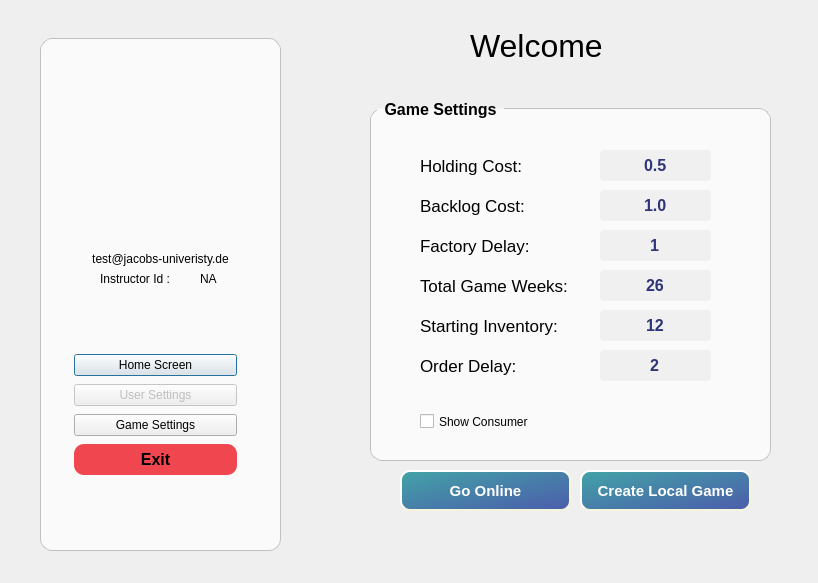
<?xml version="1.0" encoding="UTF-8"?>
<ui version="4.0">
 <class>InstructorWindow</class>
 <widget class="QDialog" name="InstructorWindow">
  <property name="enabled">
   <bool>true</bool>
  </property>
  <property name="geometry">
   <rect>
    <x>0</x>
    <y>0</y>
    <width>818</width>
    <height>583</height>
   </rect>
  </property>
  <property name="windowTitle">
   <string>Instructor</string>
  </property>
  <property name="styleSheet">
   <string notr="true"/>
  </property>
  <widget class="QGroupBox" name="groupBox">
   <property name="geometry">
    <rect>
     <x>40</x>
     <y>30</y>
     <width>241</width>
     <height>521</height>
    </rect>
   </property>
   <property name="styleSheet">
    <string notr="true">QGroupBox {
    font: bold;
	font-size:16px;
    border: 1px solid silver;
    border-radius: 12px;
    margin-top: 8px;
    padding: 15px 5px 10px 5px;
background-color: rgb(250, 250, 250);
}

QGroupBox::title {
    subcontrol-origin: margin;
    left: 7px;
    padding: 0px 5px 0px 5px;
}

QLabel{
	background-color: none;
}</string>
   </property>
   <property name="title">
    <string/>
   </property>
   <widget class="QLabel" name="label_user">
    <property name="geometry">
     <rect>
      <x>30</x>
      <y>40</y>
      <width>181</width>
      <height>161</height>
     </rect>
    </property>
    <property name="text">
     <string/>
    </property>
   </widget>
   <widget class="QLabel" name="label_2">
    <property name="geometry">
     <rect>
      <x>60</x>
      <y>240</y>
      <width>121</width>
      <height>17</height>
     </rect>
    </property>
    <property name="text">
     <string>Instructor Id : </string>
    </property>
   </widget>
   <widget class="QLabel" name="instructor_id">
    <property name="geometry">
     <rect>
      <x>160</x>
      <y>240</y>
      <width>67</width>
      <height>17</height>
     </rect>
    </property>
    <property name="text">
     <string>NA</string>
    </property>
    <property name="alignment">
     <set>Qt::AlignLeading|Qt::AlignLeft|Qt::AlignVCenter</set>
    </property>
   </widget>
   <widget class="QLabel" name="instructor_email">
    <property name="geometry">
     <rect>
      <x>20</x>
      <y>220</y>
      <width>201</width>
      <height>17</height>
     </rect>
    </property>
    <property name="text">
     <string>test@jacobs-univeristy.de</string>
    </property>
    <property name="alignment">
     <set>Qt::AlignCenter</set>
    </property>
   </widget>
   <widget class="QFrame" name="verticalFrame">
    <property name="geometry">
     <rect>
      <x>20</x>
      <y>290</y>
      <width>191</width>
      <height>177</height>
     </rect>
    </property>
    <property name="styleSheet">
     <string notr="true">QFrame{
    font: bold;
	font-size:16px;
    margin-top: 8px;
    padding: 15px 5px 10px 5px;
background-color: rgb(250, 250, 250);
}</string>
    </property>
    <layout class="QVBoxLayout" name="verticalLayout_2">
     <item>
      <widget class="QPushButton" name="home_screen">
       <property name="enabled">
        <bool>true</bool>
       </property>
       <property name="text">
        <string>Home Screen</string>
       </property>
      </widget>
     </item>
     <item>
      <widget class="QPushButton" name="pushButton_3">
       <property name="enabled">
        <bool>false</bool>
       </property>
       <property name="text">
        <string>User Settings</string>
       </property>
      </widget>
     </item>
     <item>
      <widget class="QPushButton" name="pushButton_5">
       <property name="text">
        <string>Game Settings</string>
       </property>
      </widget>
     </item>
     <item>
      <widget class="QPushButton" name="ins_exitbtn">
       <property name="styleSheet">
        <string notr="true">QPushButton {
    background-color: rgb(240,70,80);
    border-style: outset;
    border-radius: 10px;
    font: bold 16px;
    min-width: 5em;
    padding: 6px;
}</string>
       </property>
       <property name="text">
        <string>Exit</string>
       </property>
      </widget>
     </item>
    </layout>
   </widget>
  </widget>
  <widget class="QLabel" name="welcome">
   <property name="geometry">
    <rect>
     <x>470</x>
     <y>30</y>
     <width>141</width>
     <height>31</height>
    </rect>
   </property>
   <property name="font">
    <font>
     <pointsize>24</pointsize>
    </font>
   </property>
   <property name="text">
    <string>Welcome</string>
   </property>
  </widget>
  <widget class="QStackedWidget" name="stackedWidget">
   <property name="geometry">
    <rect>
     <x>310</x>
     <y>80</y>
     <width>491</width>
     <height>471</height>
    </rect>
   </property>
   <widget class="QWidget" name="page">
    <widget class="QGroupBox" name="groupBox_2">
     <property name="geometry">
      <rect>
       <x>60</x>
       <y>20</y>
       <width>401</width>
       <height>361</height>
      </rect>
     </property>
     <property name="font">
      <font>
       <pointsize>-1</pointsize>
       <weight>75</weight>
       <italic>false</italic>
       <bold>true</bold>
      </font>
     </property>
     <property name="styleSheet">
      <string notr="true">QGroupBox {
    font: bold;
	font-size:16px;
    border: 1px solid silver;
    border-radius: 12px;
    margin-top: 8px;
    padding: 15px 5px 10px 5px;
background-color: rgb(250, 250, 250);
}

QGroupBox::title {
    subcontrol-origin: margin;
    left: 7px;
    padding: 0px 5px 0px 5px;
}

QLabel{
	background-color: none;
}

QLineEdit{
    border-width: 5px;
    border-radius: 4px;
	background-color: rgb(240, 240, 240);
	selection-color: white;
	selection-background-color:rgba(76, 92, 171, 255);
    font: bold 16px;
    padding: 2px;
	color: rgba(46, 52, 121, 255);
}</string>
     </property>
     <property name="title">
      <string>Game Settings</string>
     </property>
     <widget class="QLineEdit" name="orderDelayIn">
      <property name="enabled">
       <bool>false</bool>
      </property>
      <property name="geometry">
       <rect>
        <x>230</x>
        <y>250</y>
        <width>111</width>
        <height>31</height>
       </rect>
      </property>
      <property name="text">
       <string>2</string>
      </property>
      <property name="alignment">
       <set>Qt::AlignCenter</set>
      </property>
     </widget>
     <widget class="QLabel" name="label_6">
      <property name="geometry">
       <rect>
        <x>50</x>
        <y>130</y>
        <width>191</width>
        <height>31</height>
       </rect>
      </property>
      <property name="font">
       <font>
        <pointsize>13</pointsize>
       </font>
      </property>
      <property name="text">
       <string>Factory Delay:</string>
      </property>
     </widget>
     <widget class="QLabel" name="label_5">
      <property name="geometry">
       <rect>
        <x>50</x>
        <y>170</y>
        <width>191</width>
        <height>31</height>
       </rect>
      </property>
      <property name="font">
       <font>
        <pointsize>13</pointsize>
       </font>
      </property>
      <property name="text">
       <string>Total Game Weeks:</string>
      </property>
     </widget>
     <widget class="QLabel" name="label_4">
      <property name="geometry">
       <rect>
        <x>50</x>
        <y>250</y>
        <width>191</width>
        <height>31</height>
       </rect>
      </property>
      <property name="font">
       <font>
        <pointsize>13</pointsize>
       </font>
      </property>
      <property name="text">
       <string>Order Delay:</string>
      </property>
     </widget>
     <widget class="QLabel" name="label_7">
      <property name="geometry">
       <rect>
        <x>50</x>
        <y>210</y>
        <width>191</width>
        <height>31</height>
       </rect>
      </property>
      <property name="font">
       <font>
        <pointsize>13</pointsize>
       </font>
      </property>
      <property name="text">
       <string>Starting Inventory:</string>
      </property>
     </widget>
     <widget class="QLabel" name="label_8">
      <property name="geometry">
       <rect>
        <x>50</x>
        <y>50</y>
        <width>191</width>
        <height>31</height>
       </rect>
      </property>
      <property name="font">
       <font>
        <pointsize>13</pointsize>
       </font>
      </property>
      <property name="text">
       <string>Holding Cost:</string>
      </property>
     </widget>
     <widget class="QLabel" name="label_9">
      <property name="geometry">
       <rect>
        <x>50</x>
        <y>90</y>
        <width>191</width>
        <height>31</height>
       </rect>
      </property>
      <property name="font">
       <font>
        <pointsize>13</pointsize>
       </font>
      </property>
      <property name="text">
       <string>Backlog Cost:</string>
      </property>
     </widget>
     <widget class="QLineEdit" name="factoryDelayIn">
      <property name="enabled">
       <bool>false</bool>
      </property>
      <property name="geometry">
       <rect>
        <x>230</x>
        <y>130</y>
        <width>111</width>
        <height>31</height>
       </rect>
      </property>
      <property name="text">
       <string>1</string>
      </property>
      <property name="alignment">
       <set>Qt::AlignCenter</set>
      </property>
     </widget>
     <widget class="QLineEdit" name="backlogCostIn">
      <property name="geometry">
       <rect>
        <x>230</x>
        <y>90</y>
        <width>111</width>
        <height>31</height>
       </rect>
      </property>
      <property name="text">
       <string>1.0</string>
      </property>
      <property name="alignment">
       <set>Qt::AlignCenter</set>
      </property>
     </widget>
     <widget class="QLineEdit" name="startInventoryIn">
      <property name="geometry">
       <rect>
        <x>230</x>
        <y>210</y>
        <width>111</width>
        <height>31</height>
       </rect>
      </property>
      <property name="text">
       <string>12</string>
      </property>
      <property name="alignment">
       <set>Qt::AlignCenter</set>
      </property>
     </widget>
     <widget class="QLineEdit" name="nWeeksIn">
      <property name="geometry">
       <rect>
        <x>230</x>
        <y>170</y>
        <width>111</width>
        <height>31</height>
       </rect>
      </property>
      <property name="text">
       <string>26</string>
      </property>
      <property name="alignment">
       <set>Qt::AlignCenter</set>
      </property>
     </widget>
     <widget class="QLineEdit" name="holdingCostIn">
      <property name="geometry">
       <rect>
        <x>230</x>
        <y>50</y>
        <width>111</width>
        <height>31</height>
       </rect>
      </property>
      <property name="text">
       <string>0.5</string>
      </property>
      <property name="alignment">
       <set>Qt::AlignCenter</set>
      </property>
     </widget>
     <widget class="QCheckBox" name="botCheckBox">
      <property name="geometry">
       <rect>
        <x>50</x>
        <y>310</y>
        <width>141</width>
        <height>23</height>
       </rect>
      </property>
      <property name="styleSheet">
       <string notr="true">QCheckBox{
	background-color:none;
}</string>
      </property>
      <property name="text">
       <string>Show Consumer</string>
      </property>
     </widget>
    </widget>
    <widget class="QPushButton" name="startBtn">
     <property name="geometry">
      <rect>
       <x>270</x>
       <y>390</y>
       <width>171</width>
       <height>41</height>
      </rect>
     </property>
     <property name="styleSheet">
      <string notr="true">QPushButton {
    background-color: rgb(106,208,116);
background-color: qlineargradient(spread:pad, x1:0, y1:0.005, x2:1, y2:1, stop:0 rgba(66, 163, 167, 255), stop:1 rgba(76, 92, 171, 255));
    border-style: outset;
    border-width: 2px;
    border-radius: 10px;
    border-color: beige;
    font: bold 15px;
    min-width: 6em;
    padding: 6px;
	color: white;
}

#startBtn:hover{ 
    background-color: rgb(106,208,116);
background-color: qlineargradient(spread:pad, x1:0, y1:0.005, x2:1, y2:1, stop:0 rgba(76, 92, 171, 255), stop:1 rgba(66, 163, 167, 255));
    border-style: outset;
    border-width: 2px;
    border-radius: 10px;
    border-color: beige;
    font: bold 15px;
    min-width: 10em;
    padding: 6px;
	color: white;}</string>
     </property>
     <property name="text">
      <string>Create Local Game</string>
     </property>
    </widget>
    <widget class="QPushButton" name="go_online">
     <property name="geometry">
      <rect>
       <x>90</x>
       <y>390</y>
       <width>171</width>
       <height>41</height>
      </rect>
     </property>
     <property name="styleSheet">
      <string notr="true">QPushButton {
    background-color: rgb(106,208,116);
background-color: qlineargradient(spread:pad, x1:0, y1:0.005, x2:1, y2:1, stop:0 rgba(66, 163, 167, 255), stop:1 rgba(76, 92, 171, 255));
    border-style: outset;
    border-width: 2px;
    border-radius: 10px;
    border-color: beige;
    font: bold 15px;
    min-width: 6em;
    padding: 6px;
	color: white;
}

#go_online:hover{ 
    background-color: rgb(106,208,116);
background-color: qlineargradient(spread:pad, x1:0, y1:0.005, x2:1, y2:1, stop:0 rgba(76, 92, 171, 255), stop:1 rgba(66, 163, 167, 255));
    border-style: outset;
    border-width: 2px;
    border-radius: 10px;
    border-color: beige;
    font: bold 15px;
    min-width: 10em;
    padding: 6px;
	color: white;}</string>
     </property>
     <property name="text">
      <string>Go Online</string>
     </property>
    </widget>
   </widget>
   <widget class="QWidget" name="page_2">
    <widget class="QGroupBox" name="server_settings">
     <property name="geometry">
      <rect>
       <x>60</x>
       <y>20</y>
       <width>401</width>
       <height>391</height>
      </rect>
     </property>
     <property name="font">
      <font>
       <pointsize>-1</pointsize>
       <weight>75</weight>
       <italic>false</italic>
       <bold>true</bold>
      </font>
     </property>
     <property name="styleSheet">
      <string notr="true">QGroupBox {
    font: bold;
	font-size:16px;
    border: 1px solid silver;
    border-radius: 12px;
    margin-top: 8px;
    padding: 15px 5px 10px 5px;
background-color: rgb(250, 250, 250);
}

QGroupBox::title {
    subcontrol-origin: margin;
    left: 7px;
    padding: 0px 5px 0px 5px;
}

QLabel{
	background-color: none;
}


QLineEdit{
    border-width: 5px;
    border-radius: 4px;
	background-color: rgb(242, 242, 242);
	selection-color: white;
	selection-background-color:rgba(76, 92, 171, 255);
    font: bold 16px;
    padding: 2px;
	color: black;
}</string>
     </property>
     <property name="title">
      <string>Server Settings</string>
     </property>
     <widget class="QLabel" name="ip_label">
      <property name="geometry">
       <rect>
        <x>30</x>
        <y>20</y>
        <width>131</width>
        <height>41</height>
       </rect>
      </property>
      <property name="font">
       <font>
        <family>League Spartan Bold</family>
        <pointsize>14</pointsize>
       </font>
      </property>
      <property name="styleSheet">
       <string notr="true">#ip_label { 
	color: #111;
	font-family: 'League Spartan Bold', arial;
}

#ip_label:disabled {
	color: #c0c0c0;
}</string>
      </property>
      <property name="text">
       <string>IP Address</string>
      </property>
     </widget>
     <widget class="QLineEdit" name="ip_input">
      <property name="enabled">
       <bool>true</bool>
      </property>
      <property name="geometry">
       <rect>
        <x>30</x>
        <y>60</y>
        <width>141</width>
        <height>41</height>
       </rect>
      </property>
      <property name="styleSheet">
       <string notr="true">#ip_input:disabled {
	background-color: rgb(238,238,238);
	color: green;
}</string>
      </property>
      <property name="text">
       <string>127.0.0.1</string>
      </property>
     </widget>
     <widget class="QLabel" name="port_label">
      <property name="geometry">
       <rect>
        <x>200</x>
        <y>20</y>
        <width>71</width>
        <height>41</height>
       </rect>
      </property>
      <property name="font">
       <font>
        <family>League Spartan Bold</family>
        <pointsize>14</pointsize>
       </font>
      </property>
      <property name="styleSheet">
       <string notr="true">#port_label{ 
	color: #111;
	font-family: 'League Spartan Bold', arial;
}

#port_label:disabled {
	color: #c0c0c0;
}</string>
      </property>
      <property name="text">
       <string>Port</string>
      </property>
     </widget>
     <widget class="QLineEdit" name="port_input">
      <property name="enabled">
       <bool>true</bool>
      </property>
      <property name="geometry">
       <rect>
        <x>200</x>
        <y>60</y>
        <width>81</width>
        <height>41</height>
       </rect>
      </property>
      <property name="styleSheet">
       <string notr="true">#port_input:disabled {
	background-color: rgb(238,238,238);
	color: green;
}</string>
      </property>
      <property name="text">
       <string>8880</string>
      </property>
     </widget>
     <widget class="QWidget" name="horizontalWidget_2" native="true">
      <property name="geometry">
       <rect>
        <x>60</x>
        <y>140</y>
        <width>281</width>
        <height>131</height>
       </rect>
      </property>
      <property name="styleSheet">
       <string notr="true">background-color: none;</string>
      </property>
      <layout class="QHBoxLayout" name="horizontalLayout_5">
       <item>
        <widget class="QFrame" name="r_container">
         <property name="enabled">
          <bool>true</bool>
         </property>
         <layout class="QVBoxLayout" name="retailer_box">
          <item>
           <widget class="QLabel" name="label_retailer">
            <property name="layoutDirection">
             <enum>Qt::LeftToRight</enum>
            </property>
            <property name="text">
             <string/>
            </property>
            <property name="alignment">
             <set>Qt::AlignCenter</set>
            </property>
           </widget>
          </item>
          <item>
           <widget class="QPushButton" name="retailer_btn">
            <property name="enabled">
             <bool>true</bool>
            </property>
            <property name="styleSheet">
             <string notr="true">QPushButton {
    background-color: rgb(67,102,48);
    border-style: outset;
    border-radius: 10px;
    font: bold 12px;
    padding: 3px;
	color: white;
}
#retailer_btn:disabled{ 
    background-color: grey;
}

</string>
            </property>
            <property name="text">
             <string>Retailer</string>
            </property>
           </widget>
          </item>
         </layout>
        </widget>
       </item>
       <item>
        <widget class="QFrame" name="w_container">
         <layout class="QVBoxLayout" name="wholesaler_box">
          <item>
           <widget class="QLabel" name="label_wholesaler">
            <property name="text">
             <string/>
            </property>
            <property name="alignment">
             <set>Qt::AlignCenter</set>
            </property>
           </widget>
          </item>
          <item>
           <widget class="QPushButton" name="wholesaler_btn">
            <property name="enabled">
             <bool>true</bool>
            </property>
            <property name="styleSheet">
             <string notr="true">QPushButton {
    background-color: rgb(55,69,156);
    border-style: outset;
    border-radius: 10px;
    font: bold 12px;
    padding: 3px;
color: white;
}

#wholesaler_btn:disabled{ 
    background-color: grey;
}
</string>
            </property>
            <property name="text">
             <string>Wholesaler</string>
            </property>
           </widget>
          </item>
         </layout>
        </widget>
       </item>
      </layout>
     </widget>
     <widget class="QWidget" name="horizontalWidget_3" native="true">
      <property name="geometry">
       <rect>
        <x>60</x>
        <y>250</y>
        <width>281</width>
        <height>131</height>
       </rect>
      </property>
      <property name="styleSheet">
       <string notr="true">background-color: none;</string>
      </property>
      <layout class="QHBoxLayout" name="horizontalLayout_6">
       <item>
        <widget class="QFrame" name="d_container">
         <layout class="QVBoxLayout" name="distributor_box">
          <item>
           <widget class="QLabel" name="label_distributor">
            <property name="text">
             <string/>
            </property>
            <property name="alignment">
             <set>Qt::AlignCenter</set>
            </property>
           </widget>
          </item>
          <item>
           <widget class="QPushButton" name="distributor_btn">
            <property name="enabled">
             <bool>true</bool>
            </property>
            <property name="styleSheet">
             <string notr="true">QPushButton {
    background-color: rgb(207,163,43);
    border-style: outset;
    border-radius: 10px;
    font: bold 12px;
    padding: 3px;
color: white;
}

#distributor_btn:disabled{ 
    background-color: grey;
}
</string>
            </property>
            <property name="text">
             <string>Distributor</string>
            </property>
           </widget>
          </item>
         </layout>
        </widget>
       </item>
       <item>
        <widget class="QFrame" name="f_container">
         <layout class="QVBoxLayout" name="factory_box">
          <item>
           <widget class="QLabel" name="label_factory">
            <property name="text">
             <string/>
            </property>
            <property name="alignment">
             <set>Qt::AlignCenter</set>
            </property>
           </widget>
          </item>
          <item>
           <widget class="QPushButton" name="factory_btn">
            <property name="enabled">
             <bool>true</bool>
            </property>
            <property name="styleSheet">
             <string notr="true">QPushButton {
    background-color: rgb(240,70,80);
    border-style: outset;
    border-radius: 10px;
    font: bold 12px;
    padding: 3px;
color: white;
}

#factory_btn:disabled{ 
    background-color: grey;
}

</string>
            </property>
            <property name="text">
             <string>Factory</string>
            </property>
           </widget>
          </item>
         </layout>
        </widget>
       </item>
      </layout>
     </widget>
     <widget class="QLabel" name="label">
      <property name="geometry">
       <rect>
        <x>110</x>
        <y>120</y>
        <width>171</width>
        <height>17</height>
       </rect>
      </property>
      <property name="text">
       <string>Connected Player Roles </string>
      </property>
     </widget>
    </widget>
    <widget class="QPushButton" name="stop_server_btn">
     <property name="enabled">
      <bool>true</bool>
     </property>
     <property name="geometry">
      <rect>
       <x>270</x>
       <y>420</y>
       <width>169</width>
       <height>41</height>
      </rect>
     </property>
     <property name="font">
      <font>
       <family>League Spartan Bold</family>
       <pointsize>-1</pointsize>
       <weight>75</weight>
       <italic>false</italic>
       <bold>true</bold>
      </font>
     </property>
     <property name="styleSheet">
      <string notr="true">#stop_server_btn {

    background-color: rgb(106,208,116);
background-color: qlineargradient(spread:pad, x1:0, y1:0.005, x2:1, y2:1, stop:0 rgba(76, 92, 171, 255), stop:1 rgba(66, 163, 167, 255));
    border-style: outset;
    border-width: 2px;
    border-radius: 10px;
    border-color: beige;
    font: bold 15px;
    min-width: 9em;
    padding: 6px;
	color: white;
}
#stop_server_btn:hover { 
        color:#ffcc4e;	
        background-color: rgb(239, 41, 41);	

}

#stop_server_btn:disabled {
	background-color: #c0c0c0;
}</string>
     </property>
     <property name="text">
      <string>Stop Server</string>
     </property>
    </widget>
    <widget class="QPushButton" name="start_server_btn">
     <property name="enabled">
      <bool>true</bool>
     </property>
     <property name="geometry">
      <rect>
       <x>90</x>
       <y>420</y>
       <width>169</width>
       <height>41</height>
      </rect>
     </property>
     <property name="font">
      <font>
       <family>League Spartan Bold</family>
       <pointsize>-1</pointsize>
       <weight>75</weight>
       <italic>false</italic>
       <bold>true</bold>
      </font>
     </property>
     <property name="cursor">
      <cursorShape>PointingHandCursor</cursorShape>
     </property>
     <property name="styleSheet">
      <string notr="true">#start_server_btn {
    background-color: rgb(106,208,116);
background-color: qlineargradient(spread:pad, x1:0, y1:0.005, x2:1, y2:1, stop:0 rgba(76, 92, 171, 255), stop:1 rgba(66, 163, 167, 255));
    border-style: outset;
    border-width: 2px;
    border-radius: 10px;
    border-color: beige;
    font: bold 15px;
    min-width: 9em;
    padding: 6px;
	color: white;
}

#start_server_btn:hover { 
	background-color: #66c011; 
	color: black;
}

#start_server_btn:disabled { 
	background-color: #c0c0c0;
}</string>
     </property>
     <property name="text">
      <string>Start Server</string>
     </property>
    </widget>
   </widget>
  </widget>
  <zorder>stackedWidget</zorder>
  <zorder>groupBox</zorder>
  <zorder>welcome</zorder>
 </widget>
 <resources/>
 <connections/>
</ui>
